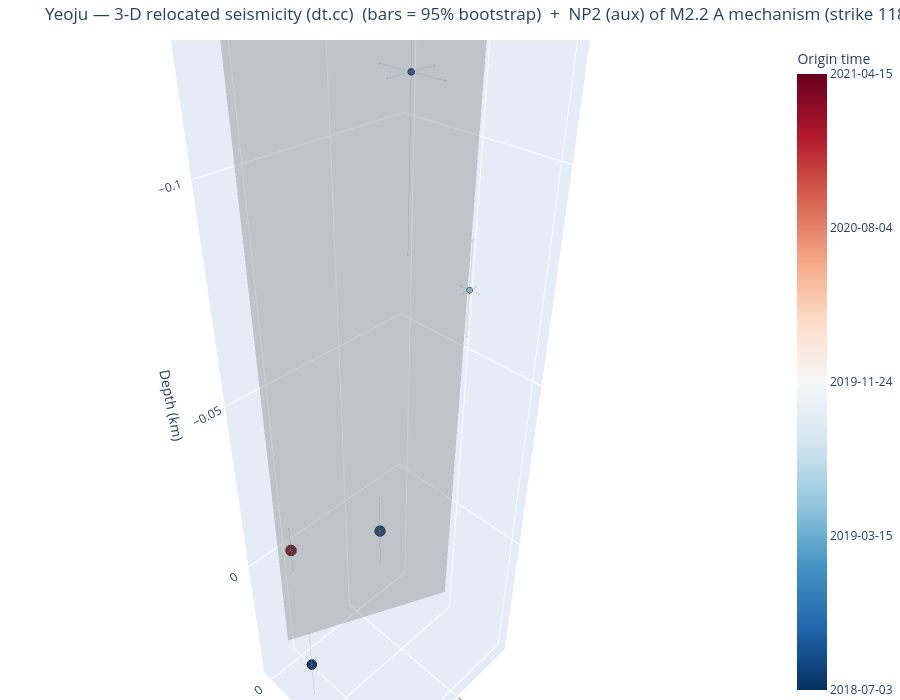

This figure's notebook cell:
### Markdown cell above
## 5. Seismicity in 3-D (interactive)

`plot_3d_plane` returns an **interactive plotly** 3-D view of the dt.cc hypocentres (relative E–N–depth km,
coloured by origin time, sized by magnitude) with the SVD best-fit fault plane overlaid as a translucent
patch — rotate/zoom to judge planarity and dip. (Interactivity is live in a running notebook; committed
notebooks are output-stripped, and a static export needs the optional `kaleido` package.)

### Code cell
fig3d = viz.plot_3d_plane(cfg, VELMODEL, frame_from=FRAME_FROM, mech_select=MECH_SELECT)
try:                                  # optional static export (needs kaleido); harmless if absent
    fig3d.write_image(f"/tmp/{CLUSTER}_3d.png", scale=2)
except Exception as _e:
    print("(static export skipped — install kaleido for a PNG; the figure is interactive in a live notebook)")
fig3d                                 # <- interactive in JupyterLab: drag to rotate, scroll to zoom

### Figure 1 — Plotly figure (JSON) as saved in the notebook; plotly's stock layout.template omitted (floating-point values rounded to 4 significant figures)
{"data": [{"error_x": {"array": [0.002101, 0.0016, 0.004651, 0.001803, 0.002252], "color": "rgba(80,80,80,0.5)", "thickness": 0.8, "type": "data", "width": 2}, "error_y": {"array": [0.002452, 0.002351, 0.007201, 0.0026, 0.002051], "color": "rgba(80,80,80,0.5)", "thickness": 0.8, "type": "data", "width": 2}, "error_z": {"array": [0.011, 0.01285, 0.03, 0.0112, 0.007802], "color": "rgba(80,80,80,0.5)", "thickness": 0.8, "type": "data", "width": 2}, "marker": {"color": [17720.0, 17720.0, 17730.0, 18000.0, 18730.0], "colorbar": {"ticktext": ["2018-07-03", "2019-03-15", "2019-11-24", "2020-08-04", "2021-04-15"], "tickvals": [17720.0, 17970.0, 18220.0, 18480.0, 18730.0], "title": {"text": "Origin time"}}, "colorscale": [[0, "rgb(5,48,97)"], [0.1, "rgb(33,102,172)"], [0.2, "rgb(67,147,195)"], [0.3, "rgb(146,197,222)"], [0.4, "rgb(209,229,240)"], [0.5, "rgb(247,247,247)"], [0.6, "rgb(253,219,199)"], [0.7, "rgb(244,165,130)"], [0.8, "rgb(214,96,77)"], [0.9, "rgb(178,24,43)"], [1, "rgb(103,0,31)"]], "line": {"color": "black", "width": 0.5}, "opacity": 0.95, "size": [12.4, 11.6, 8.0, 6.8, 12.8]}, "mode": "markers", "name": "Hypocentres", "text": ["200000  M2.1", "200001  M1.9", "200002  M1.0", "200003  M0.7", "200004  M2.2"], "type": "scatter3d", "x": [-0.0145, 0.007, -0.007, -0.0295, 0.0], "y": [0.0174, 0.0159, 0.034, 0.0282, 0.0], "z": [-0.0074, 0.0247, -0.1213, -0.0728, 0.0]}, {"color": "gray", "hoverinfo": "name", "i": [0, 0], "j": [1, 3], "k": [3, 2], "name": "NP2 (aux) of M2.2 A mechanism 118/89", "opacity": 0.3, "showscale": false, "type": "mesh3d", "x": [0.002429, 0.004077, -0.03786, -0.03622], "y": [-0.002125, 0.001019, 0.019, 0.02215], "z": [0.03602, -0.1335, 0.03602, -0.1335]}], "layout": {"height": 700, "margin": {"b": 0, "l": 0, "r": 0, "t": 40}, "scene": {"aspectmode": "data", "xaxis": {"title": {"text": "E (km)"}}, "yaxis": {"title": {"text": "N (km)"}}, "zaxis": {"autorange": "reversed", "title": {"text": "Depth (km)"}}}, "title": {"text": "Yeoju — 3-D relocated seismicity (dt.cc)  (bars = 95% bootstrap)  +  NP2 (aux) of M2.2 A mechanism (strike 118°, dip 89°)"}}}
